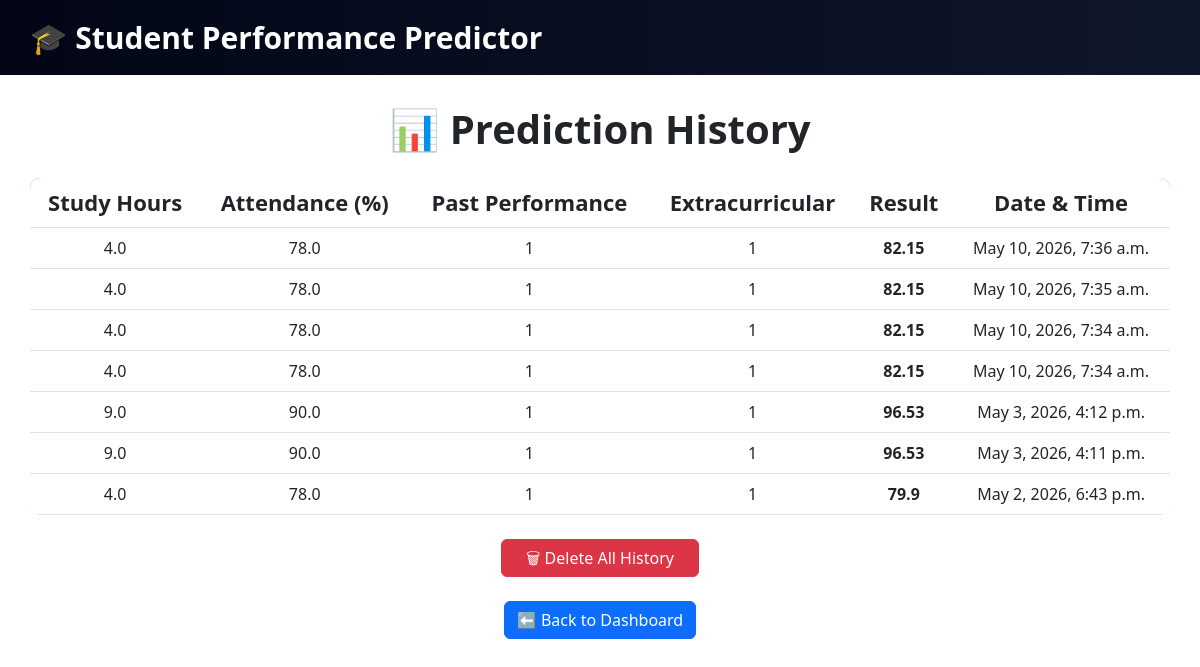
Page /history/ (signed in) on the committed database.
### predictor/models.py (models this page shows, shortened)
class Prediction(models.Model):
    user = models.ForeignKey(User, on_delete=models.CASCADE)
    study_hours = models.FloatField()
    attendance = models.FloatField()
    past_performance = models.CharField(max_length=50)
    extracurricular = models.CharField(max_length=50)
    result = models.FloatField()
    timestamp = models.DateTimeField(auto_now_add=True)
    from django.db import models

### predictor/views.py (the view)
# urls.py: path('history/', views.history, name='history'),
@login_required
def history(request):
    data = Prediction.objects.filter(user=request.user).order_by('-timestamp')
    return render(request, 'user/history.html', {'data': data})

### templates/user/history.html (shortened to what this page needs)
<!DOCTYPE html>
<html>
<head>
    <link href="https://cdn.jsdelivr.net/npm/bootstrap@5.3.0/dist/css/bootstrap.min.css" rel="stylesheet">
</head>
<body>
    <div class="navbar-custom">
        <div>🎓 Student Performance Predictor</div>
    </div>
    <div class="container-fluid">
        <h1>📊 Prediction History</h1>
        <div class="table-responsive">
            <table class="table table-hover">
                <thead>
                    <tr>
                        <th>Study Hours</th>
                        <th>Attendance (%)</th>
                        <th>Past Performance</th>
                        <th>Extracurricular</th>
                        <th>Result</th>
                        <th>Date & Time</th>
                    </tr>
                </thead>
                <tbody>
                    {% for i in data %}
                    <tr>
                        <td>{{ i.study_hours }}</td>
                        <td>{{ i.attendance }}</td>
                        <td>{{ i.past_performance }}</td>
                        <td>{{ i.extracurricular }}</td>
                        <td class="{% if i.result > 60 %}good{% else %}bad{% endif %}">
                            {{ i.result }}
                        </td>
                        <td>{{ i.timestamp }}</td>
                    </tr>
                    {% endfor %}
                </tbody>
            </table>
            <div class="text-center mt-4">
                <form method="POST" action="{% url 'delete_history' %}">
                    <button type="submit" class="btn btn-danger px-4" onclick="return confirm('Are you sure you want to delete all history?')">
                        🗑 Delete All History
                    </button>
                </form>
            </div>
        </div>
        <div class="text-center mt-4">
            <a href="{% url 'dashboard' %}" class="btn btn-primary">⬅️ Back to Dashboard</a>
        </div>
</body>
</html>

### templates/user/history.html (style rules this page uses)
body { margin: 0; font-family: 'Segoe UI'; background: white; }
.navbar-custom { background: linear-gradient(90deg, #020617, #0f172a); color: white; padding: 15px 30px; font-size: 30px; font-weight: bold; display: flex; justify-content: space-between; align-items: center; }
.container-fluid { padding: 30px; }
h1 { text-align: center; margin-bottom: 25px; font-weight: bold; }
table { background: beige; border-radius: 10px; overflow: hidden; }
thead { background: linear-gradient(90deg, #4e73df, #1cc88a); color: white; }
th { text-align: center; padding: 14px; font-size: 22px; }
td { text-align: center; padding: 12px; font-size: 16px; }
.good { color: #1cc88a; font-weight: bold; }

### rows in the picture
Prediction: study_hours "4.0", attendance "78.0", past_performance "1", extracurricular "1", result "82.15", timestamp "May 10, 2026, 7:36 a.m."
Prediction: study_hours "4.0", attendance "78.0", past_performance "1", extracurricular "1", result "82.15", timestamp "May 10, 2026, 7:35 a.m."
Prediction: study_hours "4.0", attendance "78.0", past_performance "1", extracurricular "1", result "82.15", timestamp "May 10, 2026, 7:34 a.m."
Prediction: study_hours "4.0", attendance "78.0", past_performance "1", extracurricular "1", result "82.15", timestamp "May 10, 2026, 7:34 a.m."
Prediction: study_hours "9.0", attendance "90.0", past_performance "1", extracurricular "1", result "96.53", timestamp "May 3, 2026, 4:12 p.m."
Prediction: study_hours "9.0", attendance "90.0", past_performance "1", extracurricular "1", result "96.53", timestamp "May 3, 2026, 4:11 p.m."
Prediction: study_hours "4.0", attendance "78.0", past_performance "1", extracurricular "1", result "79.9", timestamp "May 2, 2026, 6:43 p.m."
